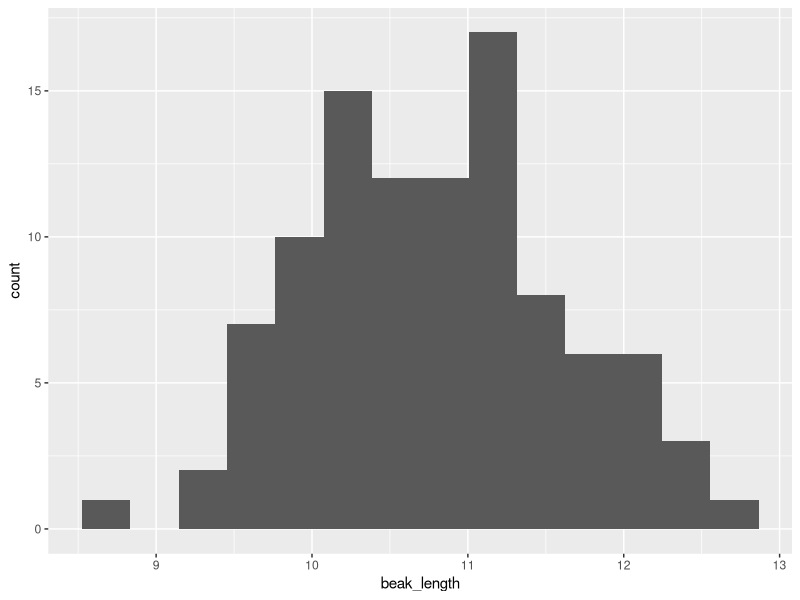
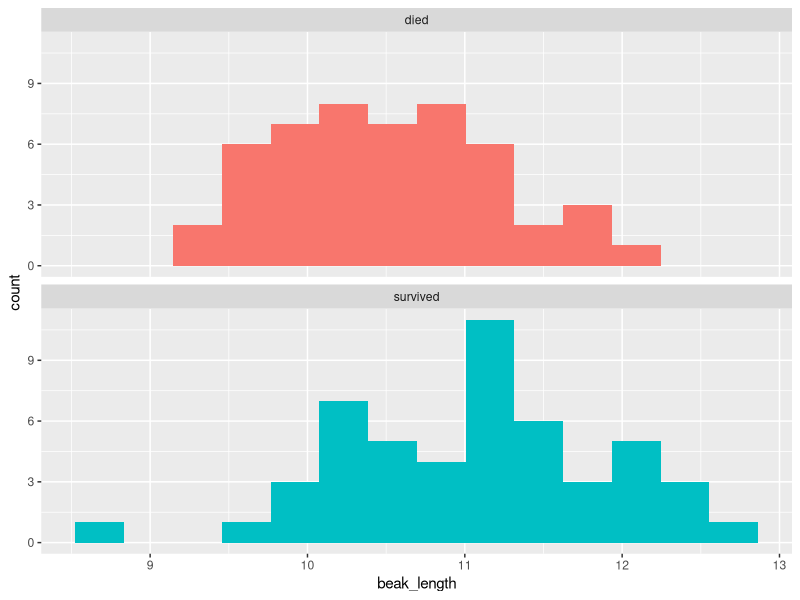
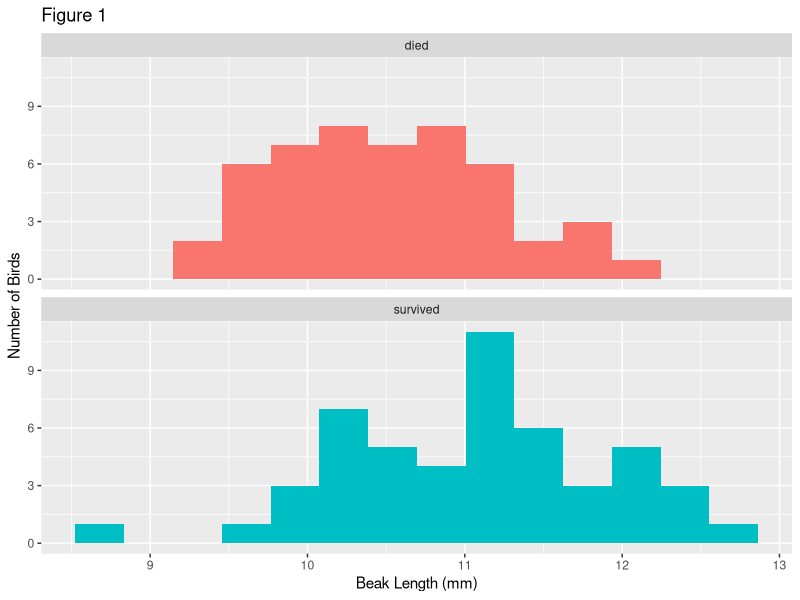
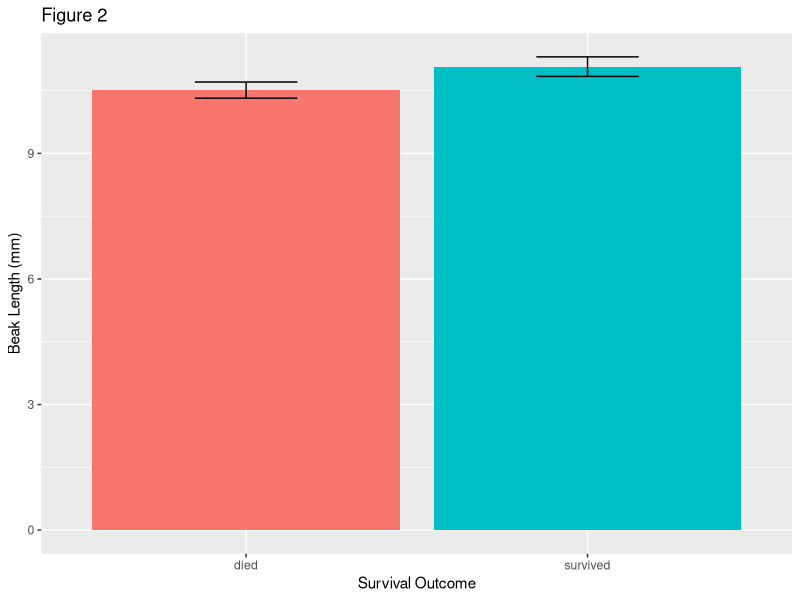

The R script that drew these images, in order:
## ---- chunk 1
# load packages -----------------------------------------------------------

# run every time you restart RStudio
library(readxl)     # load readxl, for reading Excel files
library(tidyverse)  # load tidyverse, for working with datasets
## ---- chunk 2
# read data ----------------------------------------------------------------

# read the finches data
finches <- read_excel("finches_data.xlsx")
## ---- chunk 3
# print the results in the console
finches
## ---- chunk 4
# take a quick look at all the variables in the dataset
glimpse(finches)
## ---- chunk 5
# histogram ---------------------------------------------------------------

# histogram of beak length
ggplot(
  data = finches,                     # use the finches dataset
  mapping = aes(x = beak_length)      # put beak length on the x axis
) +
  geom_histogram(bins = 14)           # add the histogram, use 14 bins
## ---- chunk 6
# histogram of beak length, grouped by survival
ggplot(
  data = finches,                     # use the finches dataset
  mapping = aes(x = beak_length,      # put beak length on the x axis
                fill = outcome)       # fill sets the color of the boxes
) +
  geom_histogram(bins = 14) +         # add the histogram, use 14 bins
  facet_wrap(~ outcome, ncol = 1) +   # outcome is the grouping variable
  guides(fill = FALSE)                # don't show a legend for fll color
## ---- chunk 7
# histogram of beak length, grouped by survival, with labels
ggplot(
  data = finches,                     # use the finches dataset
  mapping = aes(x = beak_length,      # put beak length on the x axis
                fill = outcome)       # fill sets the color of the boxes
) +
  geom_histogram(bins = 14) +         # add the histogram, use 14 bins
  facet_wrap(~ outcome, ncol = 1) +   # outcome is the grouping variable
  guides(fill = FALSE) +              # don't show a legend for fll color
  labs(
    title = "Figure 1",               # title
    x = "Beak Length (mm)",           # x-axis label
    y = "Number of Birds"             # y-axis label
  )
## ---- chunk 8
# summarize ---------------------------------------------------------------

# summarize the entire dataset
beak_length_summary <- 
  finches %>% 
  summarize(mean = mean(beak_length),
            sd = sd(beak_length),
            n = n()) %>% 
  mutate(sem = sd / sqrt(n),
         upper = mean + 1.96 * sem,
         lower = mean - 1.96 * sem)

# print the results in the console
beak_length_summary
## ---- chunk 9
# summarize the dataset by outcome (survived vs. died)
beak_length_grouped_summary <- 
  finches %>% 
  group_by(outcome) %>% 
  summarize(mean = mean(beak_length),
            sd = sd(beak_length),
            n = n()) %>% 
  mutate(sem = sd / sqrt(n),
         upper = mean + 1.96 * sem,
         lower = mean - 1.96 * sem)

# print the results in the console
beak_length_grouped_summary
## ---- chunk 10
# bar chart ---------------------------------------------------------------

# bar chart of mean beak lengths
ggplot(
  data = beak_length_grouped_summary,   # dont use the original finches dataset
  mapping = aes(x = outcome,            # survival on the x axis
                y = mean,               # mean beak length on the y axis
                fill = outcome)         # make died/survived different colors
) +
  geom_col() +                          # add columns
  geom_errorbar(                        # add error bars
    mapping = aes(ymin = lower,         #   lower 95% confidence limit
                  ymax = upper),        #   upper 95% confidence limit
    width = .3                          #   width of horizontal part of bars
  ) +
  guides(fill = FALSE) +                # don't show a legend for fll color
  labs(
    title = "Figure 2",                 # title
    x = "Survival Outcome",             # x-axis label
    y = "Beak Length (mm)"              # y-axis label
  )
## ---- chunk 11
# t-test ------------------------------------------------------------------

# get a vector of beak lengths for birds that died
beak_length_died <-
  finches %>%                     # start with finches dataset
  filter(outcome == "died") %>%   # only include rows w/ outcome=died
  pull(beak_length)               # extract the beak_length column

# print the new object in the console... it is a vector
beak_length_died
## ---- chunk 12
# get a vector of beak lengths for birds that survived
beak_length_survived <-
  finches %>% 
  filter(outcome == "survived") %>% 
  pull(beak_length)

# print the results in the console
beak_length_survived
## ---- chunk 13
# perform a two-sample t-test assuming unequal variances
t.test(beak_length_died, beak_length_survived)
